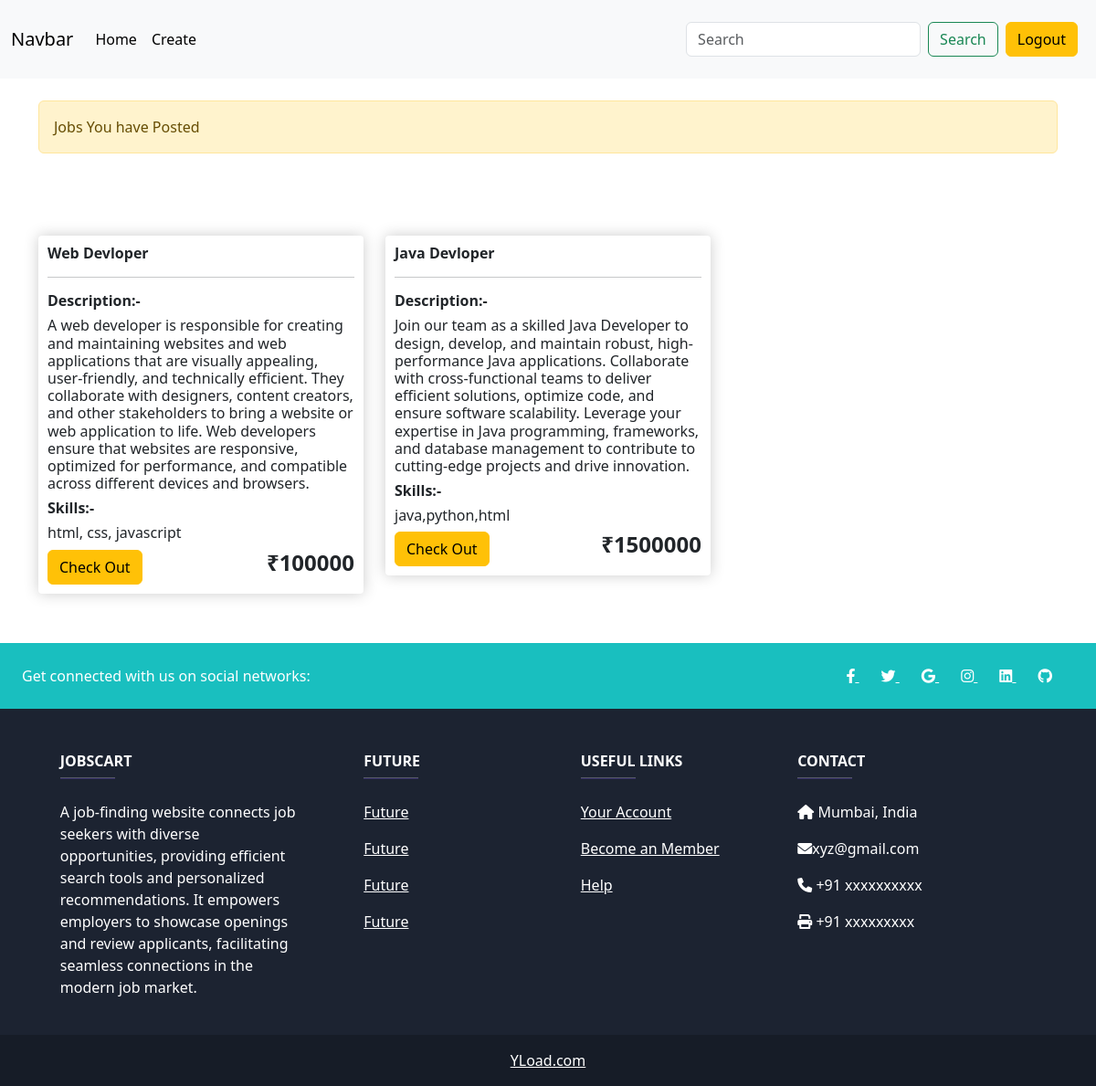
Screenshot of /cview/ (signed in) with the database file from the repository.
### app/models.py (models this page shows)
class Job(models.Model):
    company = models.ForeignKey(Juser,on_delete=models.CASCADE)
    title = models.CharField(max_length=200,null=True)
    j_description = models.CharField(max_length=1000,null=True)
    skills = models.CharField(max_length=200,null=True)
    offer = models.IntegerField()
    date = models.DateField(auto_now_add=True)
    location = models.CharField(max_length=100,null=True)
    no_of_opening = models.IntegerField(default=1)
    def __str__(self):
        return self.title

### app/views.py (the view)
# urls.py: path('cview/', views.cview, name='cview'),
def cview(request):
    user = request.user
    user = Juser.objects.get(user = user)
    if Job.objects.filter(company = user).exists():
        job = Job.objects.filter(company = user)
        print(job)
        context = {'jobs':job}
        return render(request,'cview.html',context)
    else:
        messages.success(request,'No jobs Posted Yet')
    return render(request,'cview.html')

### app/templates/cview.html (shortened to what this page needs)
{% extends 'main1.html' %}
{% block content %}
<head>
</head>
<div class="py-4">
<div class="alert alert-warning " role="alert">
    Jobs You have Posted
  </div>
</div>
<div class="row" style="padding-top:30px;
                        padding-bottom:30px;">
    {% for job in jobs  %}
    <div class="col-lg-4" style="padding-top:20px;">
        <div class="box-element product">
            <h6><strong>{{job.title}}</strong></h6>
            <hr>
            <h6><strong>Description:-</strong></h6>
            <h6>{{job.j_description}}</h6>
            <h6><strong>Skills:-</strong></h6>
            <h6>{{job.skills}}</h6>
            <a class="btn btn-warning" href="{% url 'cjview' job.id %}">Check Out</a>
			<h4 style="display: inline-block; float: right"><strong>₹{{job.offer}}</strong></h4>
        </div>
    </div>
    {% endfor %}
</div>
{% endblock  %}

### app/templates/cview.html (style rules this page uses)
.box-element { box-shadow:hsl(0, 0%, 80%) 0 0 16px; background-color: #fff; border-radius: 4px; padding: 10px; }

### rows the page displays
Job: title "Web Devloper", j_description "A web developer is responsible for creating and maintaining websites and web applications that are visually appealing, user-friendly, and technically efficient. They collaborate with designers, content creators, and other stakeholders to bring a website or web application to life. Web developers ensure that websites are responsive, optimized for performance, and compatible across different devices and browsers.", skills "html, css, javascript", offer "100000"
Job: title "Java Devloper", j_description "Join our team as a skilled Java Developer to design, develop, and maintain robust, high-performance Java applications. Collaborate with cross-functional teams to deliver efficient solutions, optimize code, and ensure software scalability. Leverage your expertise in Java programming, frameworks, and database management to contribute to cutting-edge projects and drive innovation.", skills "java,python,html", offer "1500000"
